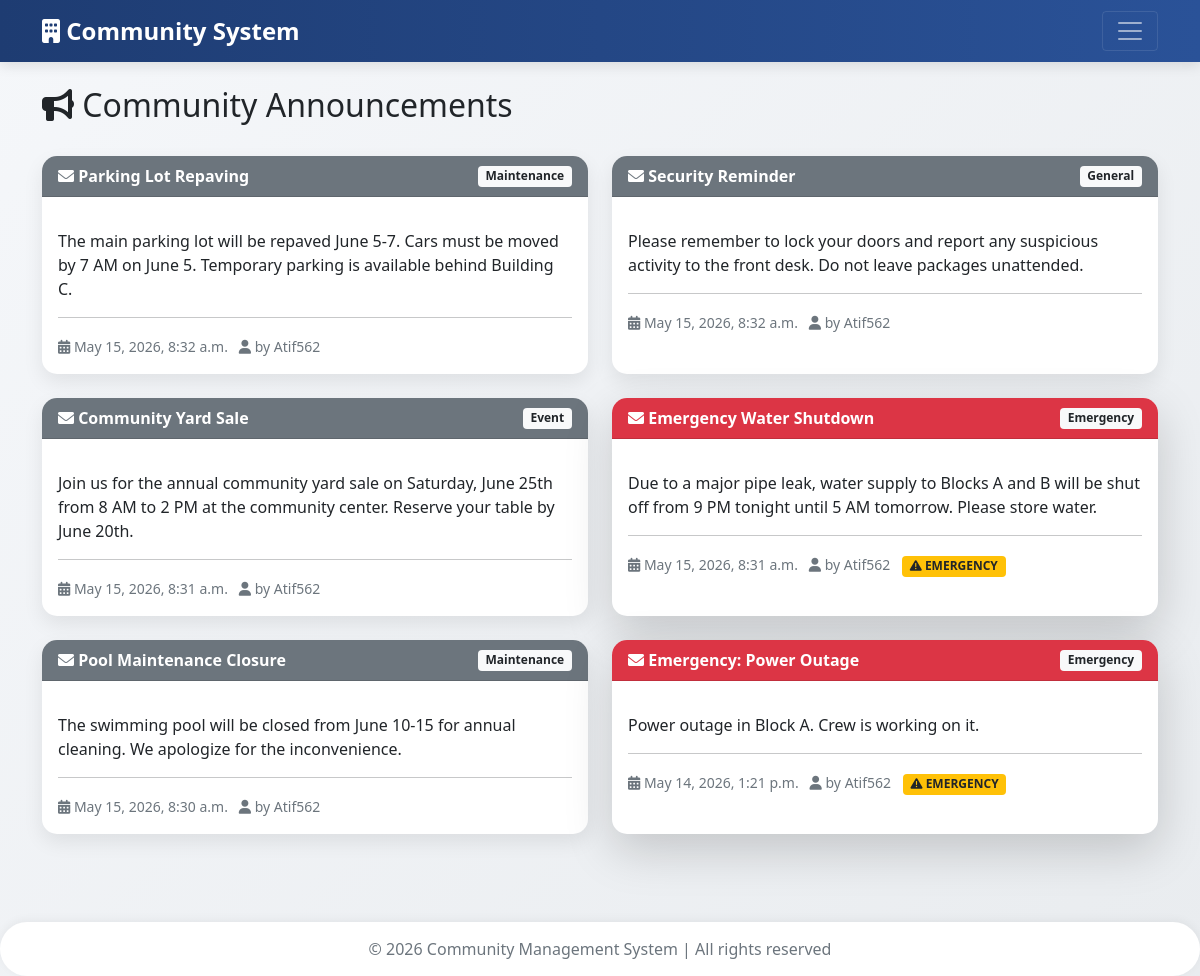
Page /announcements/ on the committed database.
### core/models.py (models this page shows, shortened)
class Announcement(models.Model):
    CATEGORY_CHOICES = [('general', 'General'), ('emergency', 'Emergency'), ('maintenance', 'Maintenance'), ('event', 'Event')]
    title = models.CharField(max_length=200)
    content = models.TextField()
    category = models.CharField(max_length=20, choices=CATEGORY_CHOICES, default='general')
    is_emergency = models.BooleanField(default=False)
    created_at = models.DateTimeField(auto_now_add=True)
    created_by = models.CharField(max_length=100, blank=True)

### core/views.py (the view)
# urls.py: path('announcements/', views.announcement_list, name='announcement_list'),
def announcement_list(request):
    announcements = Announcement.objects.all().order_by('-created_at')
    return render(request, 'core/announcement_list.html', {'announcements': announcements})

### core/templates/core/announcement_list.html (shortened to what this page needs)
{% extends 'core/base.html' %}
{% block content %}
<div class="d-flex justify-content-between align-items-center mb-4">
    <h2><i class="fas fa-bullhorn"></i> Community Announcements</h2>
</div>
<div class="row">
    {% for ann in announcements %}
    <div class="col-md-6 mb-4">
        <div class="card h-100 {% if ann.is_emergency %}border-danger shadow-lg{% else %}border-0{% endif %}">
            <div class="card-header {% if ann.is_emergency %}bg-danger text-white{% else %}bg-secondary text-white{% endif %}">
                <div class="d-flex justify-content-between align-items-center">
                    <strong><i class="fas fa-envelope"></i> {{ ann.title }}</strong>
                    <span class="badge bg-light text-dark">{{ ann.get_category_display }}</span>
                </div>
            </div>
            <div class="card-body">
                <p class="card-text">{{ ann.content|linebreaks }}</p>
                <hr>
                <small class="text-muted">
                    <i class="fas fa-calendar-alt"></i> {{ ann.created_at|date:"F j, Y, g:i a" }} &nbsp;
                    <i class="fas fa-user"></i> by {{ ann.created_by }}
                </small>
                {% if ann.is_emergency %}
                <span class="badge bg-warning text-dark ms-2 emergency-badge">
                    <i class="fas fa-exclamation-triangle"></i> EMERGENCY
                </span>
                {% endif %}
            </div>
        </div>
    </div>
    {% empty %}
    <div class="col-12">
        <div class="alert alert-info text-center">
            <i class="fas fa-info-circle"></i> No announcements yet. Click "New Announcement" to create one.
        </div>
    </div>
    {% endfor %}
</div>
{% endblock %}

### core/templates/core/base.html (style rules this page uses)
body { background: linear-gradient(135deg, #f5f7fa 0%, #e9ecef 100%); font-family: 'Segoe UI', Tahoma, Geneva, Verdana, sans-serif; }
.card { border-radius: 15px; border: none; box-shadow: 0 8px 20px rgba(0,0,0,0.08); transition: transform 0.2s, box-shadow 0.2s; }
.card-header { border-radius: 15px 15px 0 0 !important; font-weight: 600; }
.emergency-badge { animation: pulse 1s infinite; }

### rows in the picture
Announcement: title "Parking Lot Repaving", category "Maintenance", content "The main parking lot will be repaved June 5-7. Cars must be moved by 7 AM on June 5. Temporary parking is available behind Building C.", created_at "May 15, 2026, 8:32 a.m.", created_by "Atif562"
Announcement: title "Security Reminder", category "General", content "Please remember to lock your doors and report any suspicious activity to the front desk. Do not leave packages unattended.", created_at "May 15, 2026, 8:32 a.m.", created_by "Atif562"
Announcement: title "Community Yard Sale", category "Event", content "Join us for the annual community yard sale on Saturday, June 25th from 8 AM to 2 PM at the community center. Reserve your table by June 20th.", created_at "May 15, 2026, 8:31 a.m.", created_by "Atif562"
Announcement: title "Emergency Water Shutdown", category "Emergency", content "Due to a major pipe leak, water supply to Blocks A and B will be shut off from 9 PM tonight until 5 AM tomorrow. Please store water.", created_at "May 15, 2026, 8:31 a.m.", created_by "Atif562", is_emergency True (drawn)
Announcement: title "Pool Maintenance Closure", category "Maintenance", content "The swimming pool will be closed from June 10-15 for annual cleaning. We apologize for the inconvenience.", created_at "May 15, 2026, 8:30 a.m.", created_by "Atif562"
Announcement: title "Emergency: Power Outage", category "Emergency", content "Power outage in Block A. Crew is working on it.", created_at "May 14, 2026, 1:21 p.m.", created_by "Atif562", is_emergency True (drawn)
